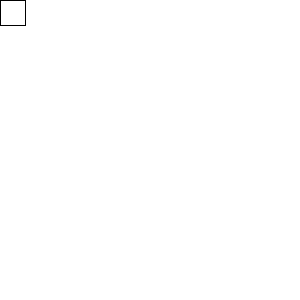
Frame 1 (no input)
Frame 60 (the mouse pressed at the canvas centre just before this capture): identical to frame 1, image omitted
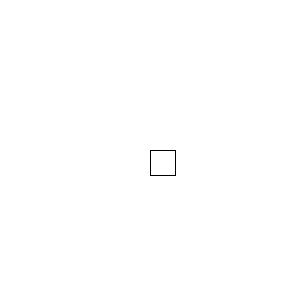
Frame 120 (the mouse held since frame 60 and released just before this capture)

The Processing sketch that drew these frames (run headless with seeded random() and noise(); from frame 60 on, the mouse is pressed at the canvas centre):

// Processing sketch: processing_7140
// ── processing_7140.pde



void setup() {
  size(300, 300);  
}

void draw() {
 background(255);
rect(mouseX, mouseY, 25, 25); 
  
}
